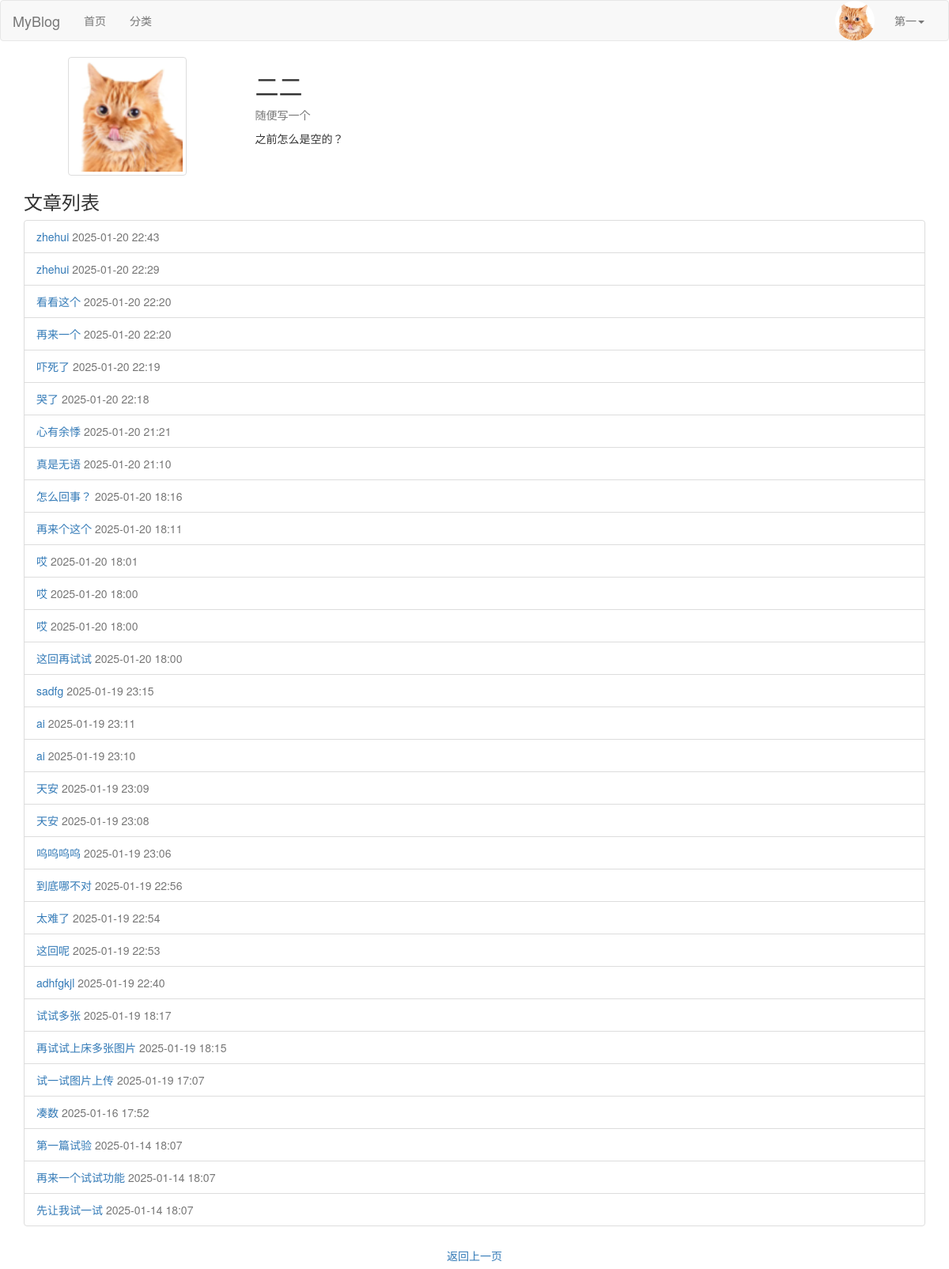
Page /author/33/ (signed in) on the earlier database version.
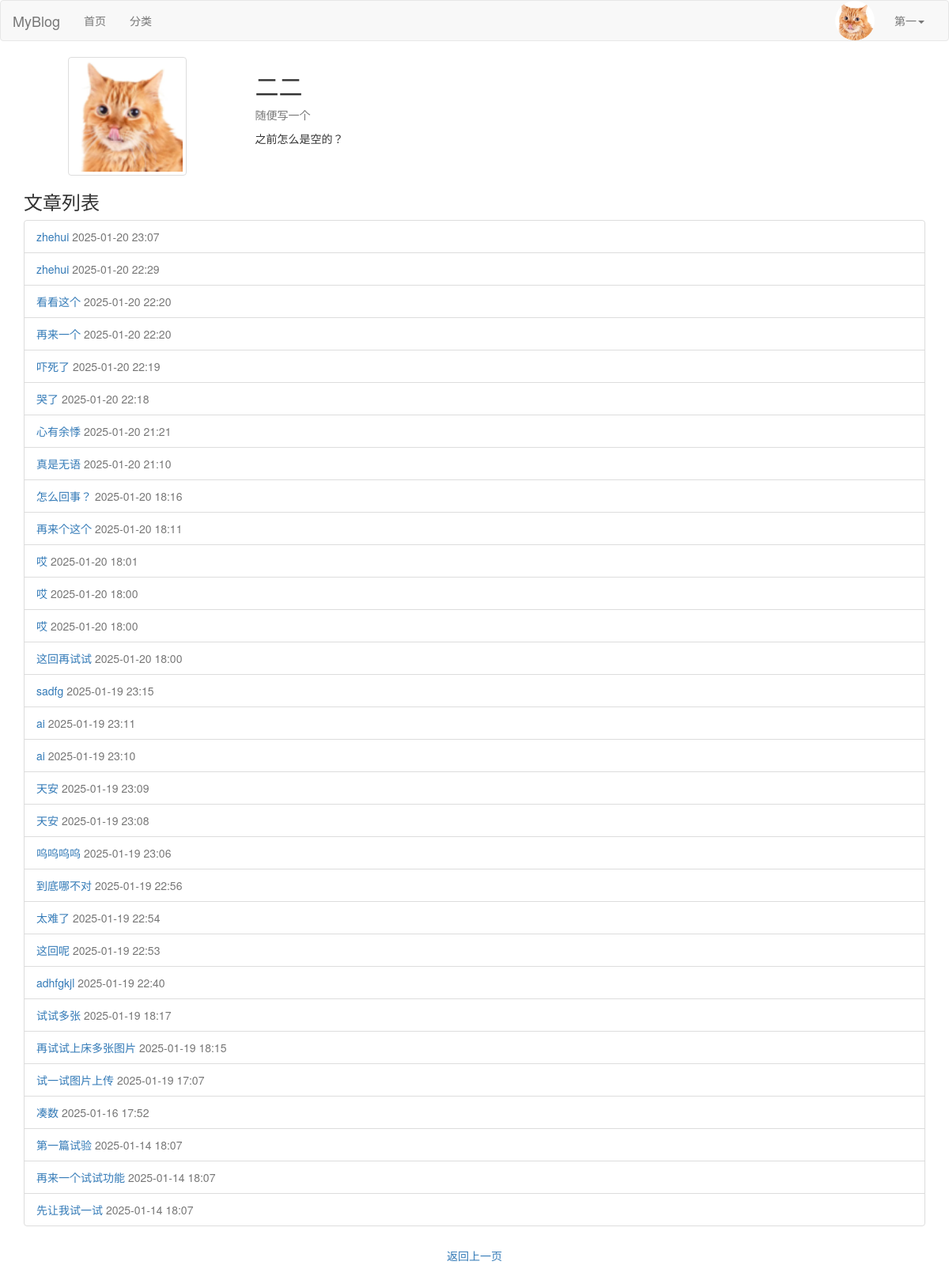
Same page on the later database version.
### blog/models.py (models this page shows, shortened)
class Post(models.Model):
    DRAFT = 'draft'
    PUBLISHED = 'published'
    STATUS_CHOICES = [
        (DRAFT, '草稿'),
        (PUBLISHED, '已发布'),
    ]
    title = models.CharField(max_length=61, verbose_name="文章标题")
    desc = models.TextField(max_length=200, blank=True, default="", verbose_name="文章描述")
    category = models.ForeignKey(Category, on_delete=models.CASCADE, verbose_name="分类")
    content = models.TextField(verbose_name="文章详情")
    tags = models.ForeignKey(Tag, on_delete=models.CASCADE, verbose_name="文章标签")
    owner = models.ForeignKey(User, on_delete=models.CASCADE, verbose_name="作者")
    is_hot=models.BooleanField(default=False, verbose_name='是否热门')
    pv=models.IntegerField(default=0,verbose_name='浏览量')
    add_date = models.DateTimeField(auto_now_add=True, verbose_name="添加时间")
    pub_date = models.DateTimeField(auto_now=True, verbose_name="修改时间")
    status = models.CharField(max_length=10, choices=STATUS_CHOICES, default=DRAFT, verbose_name="状态")
    liked_users = models.ManyToManyField(
        User,
        related_name="liked_posts",
        blank=True,
        verbose_name="点赞用户",
    )
    favorited_users = models.ManyToManyField(
        User,
        related_name="favorited_posts",
        blank=True,
        verbose_name="收藏用户",
    )
    class Meta:
        verbose_name = "文章"
        verbose_name_plural = verbose_name

### blog/views.py (the view)
# urls.py: path('author/<int:author_id>/', views.author_profile, name='author_profile'),
def author_profile(request, author_id):
    author = get_object_or_404(User, id=author_id)
    posts = Post.objects.filter(owner=author, status='published').order_by('-pub_date')
    return render(request, 'author_profile.html', {'author': author, 'posts': posts})

### blog/templates/author_profile.html (shortened to what this page needs)
{% extends 'layout/base.html' %}
{% block content %}
<div class="author-profile container my-4">
    <div class="author-info card shadow-sm p-3 mb-4 bg-white rounded">
        <div class="row align-items-center">
            <div class="col-md-3 text-center">
                <img src="{{ author.userprofile.image.url }}"
                     alt="{{ author.username }}"
                     class="author-avatar img-thumbnail rounded-circle"
                     style="width: 150px; height: 150px; object-fit: cover;">
            </div>
            <div class="col-md-9">
                <h2 class="author-name mb-2">{{ author.userprofile.nickname|default:author.username }}</h2>
                <p class="author-signature text-muted">
                    {{ author.userprofile.signature|default:"这位作者很神秘，还没有留下签名。" }}
                </p>
                <p class="author-bio">{{ author.userprofile.desc|default:"暂无简介" }}</p>
            </div>
        </div>
    </div>
    <div class="author-posts card shadow-sm p-3 mb-4 bg-white rounded">
        <h3 class="mb-3">文章列表</h3>
        {% if posts %}
            <ul class="list-group">
                {% for post in posts %}
                    <li class="list-group-item d-flex justify-content-between align-items-center">
                        <a href="{% url 'blog:post_detail' post.id %}" class="post-title">
                            {{ post.title }}
                        </a>
                        <span class="post-date text-muted">{{ post.pub_date|date:"Y-m-d H:i" }}</span>
                    </li>
                {% endfor %}
            </ul>
        {% else %}
            <p class="text-center text-muted">该作者尚未发布任何文章。</p>
        {% endif %}
    </div>
    <div class="text-center">
        <a href="javascript:history.back();" class="btn btn-secondary">返回上一页</a>
    </div>
</div>
{% endblock %}

Differences in the rows shown:
changed Post (number 1 of 31 on the later page): pub_date "2025-01-20 22:43" → "2025-01-20 23:07"
